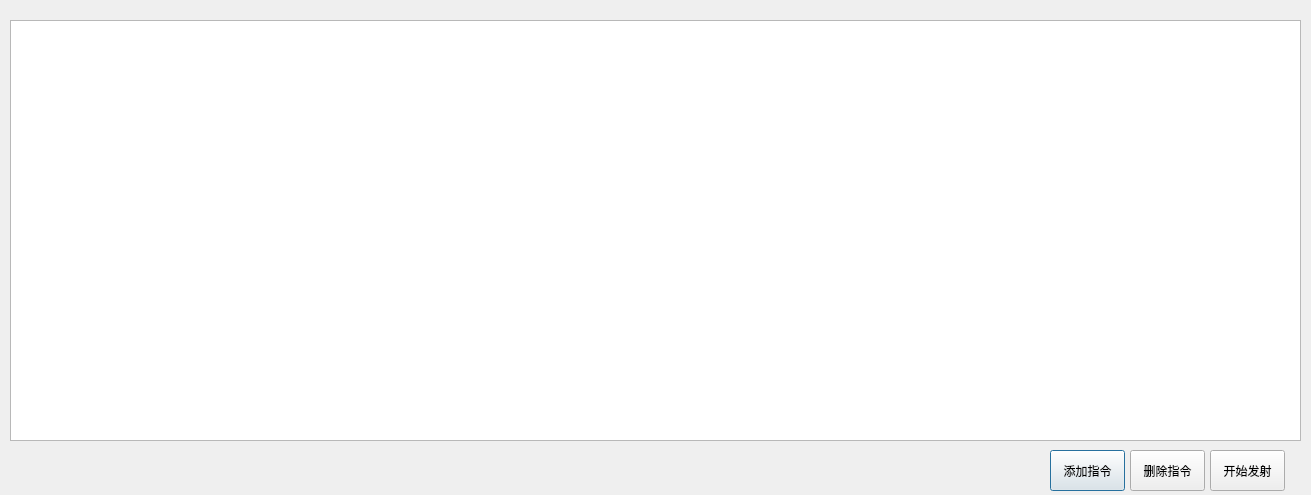
<?xml version="1.0" encoding="UTF-8"?>
<ui version="4.0">
 <class>waveConfig</class>
 <widget class="QDialog" name="waveConfig">
  <property name="enabled">
   <bool>true</bool>
  </property>
  <property name="geometry">
   <rect>
    <x>0</x>
    <y>0</y>
    <width>1311</width>
    <height>495</height>
   </rect>
  </property>
  <property name="maximumSize">
   <size>
    <width>1350</width>
    <height>495</height>
   </size>
  </property>
  <property name="windowTitle">
   <string>波形发射任务配置列表</string>
  </property>
  <widget class="QTableView" name="tableView">
   <property name="geometry">
    <rect>
     <x>10</x>
     <y>20</y>
     <width>1291</width>
     <height>421</height>
    </rect>
   </property>
   <property name="maximumSize">
    <size>
     <width>1300</width>
     <height>16777215</height>
    </size>
   </property>
  </widget>
  <widget class="QPushButton" name="addOrder">
   <property name="geometry">
    <rect>
     <x>1050</x>
     <y>450</y>
     <width>75</width>
     <height>41</height>
    </rect>
   </property>
   <property name="text">
    <string>添加指令</string>
   </property>
  </widget>
  <widget class="QPushButton" name="finishWrite">
   <property name="geometry">
    <rect>
     <x>1210</x>
     <y>450</y>
     <width>75</width>
     <height>41</height>
    </rect>
   </property>
   <property name="text">
    <string>开始发射</string>
   </property>
  </widget>
  <widget class="QPushButton" name="deleteOrder">
   <property name="geometry">
    <rect>
     <x>1130</x>
     <y>450</y>
     <width>75</width>
     <height>41</height>
    </rect>
   </property>
   <property name="text">
    <string>删除指令</string>
   </property>
  </widget>
 </widget>
 <resources/>
 <connections/>
</ui>
